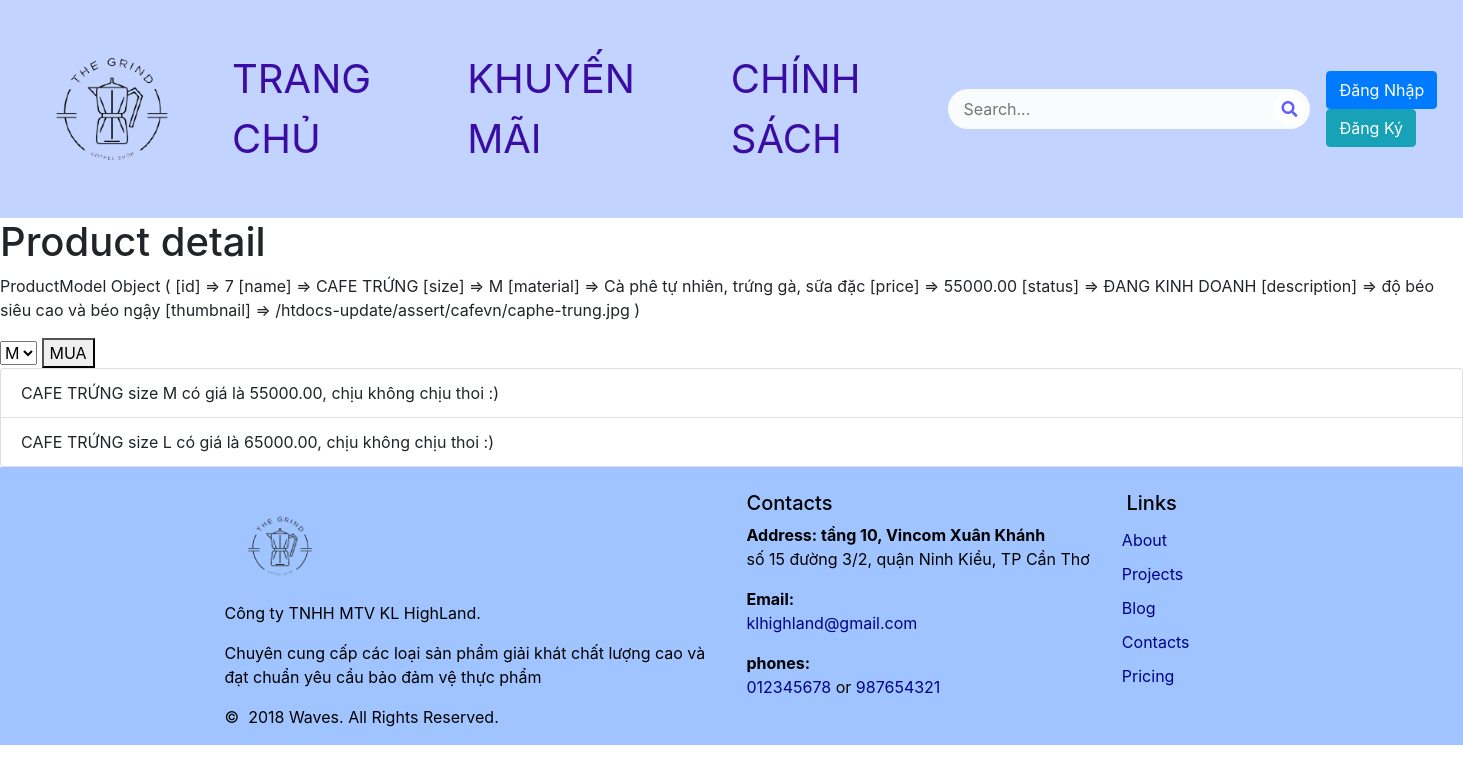
/product.php?id=7, run on the app's committed database.
### tables this page shows
create table PRODUCT
(
   P_ID                 Bigint not null AUTO_INCREMENT,
   C_ID                 Bigint not null,
   P_NAME               varchar(256),
   P_SIZE               char(3),
   P_MATERIAL           longtext,
   P_PRICE              float(8,2),
   P_DES                varchar(572),
   P_STATUS             text,
   P_THUMBNAIL          varchar(256),
   primary key (P_ID)
);

### product.php (called while the page is built, shortened)
<?php
include_once './services/ProductService.php';
if(isset($_GET['id'])){
    $id=$_GET['id'];
    $product = ProductService:: findById($id);
    $listSizeProduct = ProductService::getListSize($product->name);
}else{
    header('location: /htdocs-update/index.php');
}
include './views/product-detail.php';

### dao/ProductDAO.php (called while the page is built, shortened)
<?php
include_once 'dbconnect.php';
include_once dirname(__DIR__).'/models/ProductModel.php';
class ProductDAO {
    private static function queryAll($sql) {
        global $conn;
        $result = $conn->query($sql);
        $listProduct = array();
        while ($row = $result->fetch_assoc()) {
            array_push($listProduct, new ProductModel($row));
        }
        return $listProduct;
    }
    private static function queryTop($sql) {
        global $conn;
        $result = $conn->query($sql);
        if ($result->num_rows > 0) {
            $row = $result->fetch_assoc();
            return new ProductModel($row);
        } else {
            return null;
        }
    }
    public static function findById($id) {
        $sql = "SELECT * FROM PRODUCT WHERE P_ID = $id";
        return ProductDAO::queryTop($sql);
    }
    public static function findAllByName($name) {
        $sql = "SELECT * FROM PRODUCT WHERE P_NAME = '$name'";
        return ProductDAO::queryAll($sql);
    }
}

### services/ProductService.php (called while the page is built, shortened)
<?php
include_once dirname(__DIR__).'/dao/ProductDAO.php';
class ProductService {
    public static function findById($id){
        return ProductDAO::findById($id);
    }
    public static function getListSize($productName) {
        return ProductDAO::findAllByName($productName);
    }
}

### models/ProductModel.php (called while the page is built, shortened)
<?php
class ProductModel {
    function __construct($data) {
        $this->id = $data['P_ID'];
        $this->name = $data['P_NAME'];
        $this->size = $data['P_SIZE'];
        $this->price = $data['P_PRICE'];
    }
}

### views/product-detail.php (the view, shortened to what this page needs)
<!DOCTYPE html>
<html lang="en">
<head>
    <link rel="stylesheet" href="https://maxcdn.bootstrapcdn.com/bootstrap/4.0.0/css/bootstrap.min.css">
    <link rel="stylesheet" href="https://cdnjs.cloudflare.com/ajax/libs/font-awesome/5.15.3/css/all.min.css">
    <link rel="stylesheet" href="/htdocs-update/css/general.css">
    <link rel="stylesheet" href="/htdocs-update/css/mybag.css">
</head>
<body>
<?php include dirname(__DIR__).'/views/common/header.php'; ?>
<main>
        <h1>Product detail</h1>
        <p>
            <?php print_r($product); ?>
        </p>
        <form action="" method="POST">
            <select>
                <?php
                    foreach ($listSizeProduct as $product) {
                        echo "<option productId='$product->id'>$product->size";
                    }
                ?>
            </select>
            <button type="submit">MUA</button>
        </form>
        <ul class="list-group">
            <?php
                foreach ($listSizeProduct as $product) {
                    echo "<li productId='$product->id' class='list-group-item'>$product->name size $product->size có giá là $product->price, chịu không chịu thoi :)</li>";
                }
            ?>
        </ul>
    </main>
<?php include dirname(__DIR__).'/views/common/footer.php'; ?>
</body>
</html>

### css/general.css (style rules this page uses)
ul, ol { list-style: none; padding: 0; margin: 0; }

### data on the page
product: P_NAME "CAFE TRỨNG", P_SIZE "M", P_PRICE "55000.00"
product: P_NAME "CAFE TRỨNG", P_SIZE "L", P_PRICE "65000.00"

### other printed values
form field value "M"
